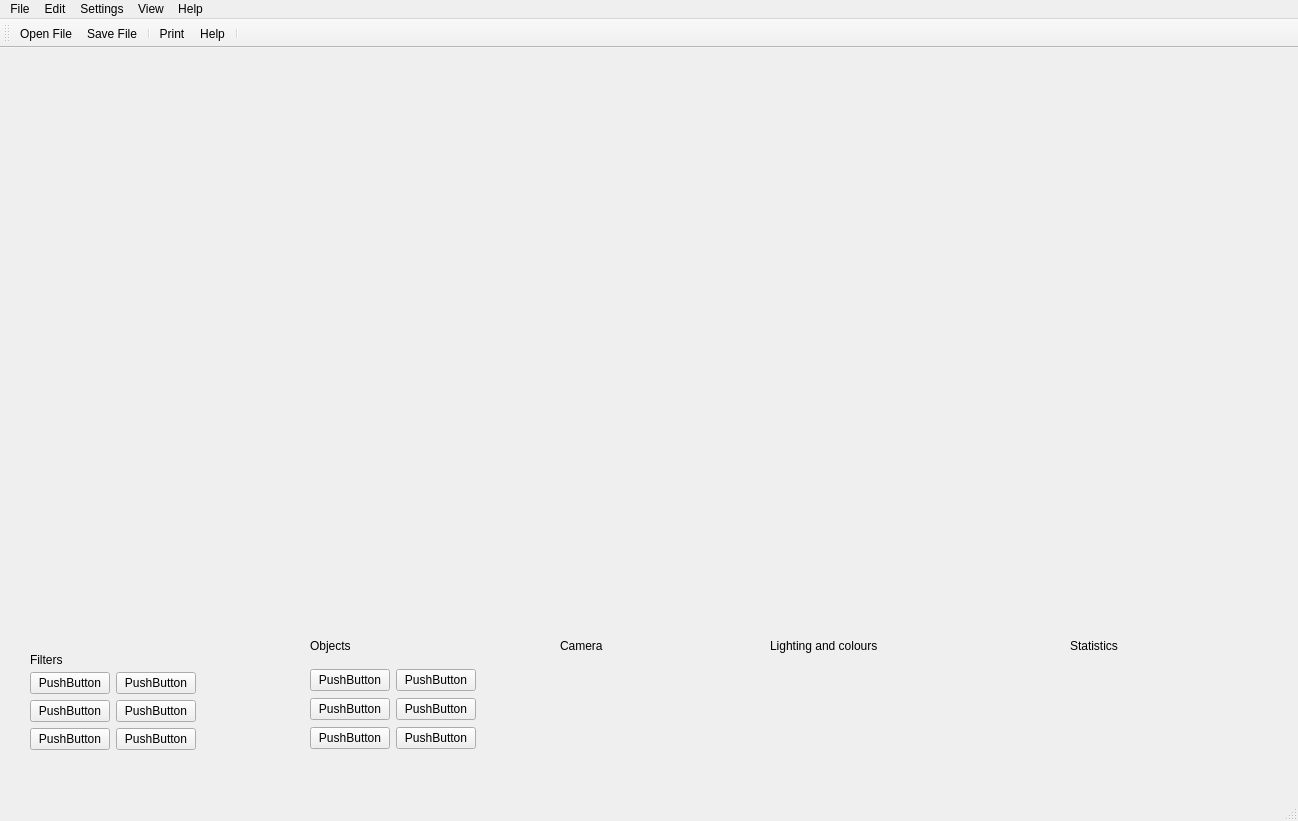
<?xml version="1.0" encoding="UTF-8"?>
<ui version="4.0">
 <class>MainWindow</class>
 <widget class="QMainWindow" name="MainWindow">
  <property name="geometry">
   <rect>
    <x>0</x>
    <y>0</y>
    <width>1298</width>
    <height>821</height>
   </rect>
  </property>
  <property name="windowTitle">
   <string>MainWindow</string>
  </property>
  <widget class="QWidget" name="centralwidget">
   <widget class="QWidget" name="layoutWidget">
    <property name="geometry">
     <rect>
      <x>20</x>
      <y>10</y>
      <width>1271</width>
      <height>561</height>
     </rect>
    </property>
    <layout class="QVBoxLayout" name="verticalLayout">
     <item>
      <widget class="QVTKOpenGLWidget" name="qvtkWidget" native="true">
       <property name="minimumSize">
        <size>
         <width>600</width>
         <height>400</height>
        </size>
       </property>
      </widget>
     </item>
    </layout>
   </widget>
   <widget class="QWidget" name="layoutWidget_2">
    <property name="geometry">
     <rect>
      <x>310</x>
      <y>620</y>
      <width>218</width>
      <height>85</height>
     </rect>
    </property>
    <layout class="QHBoxLayout" name="horizontalLayout_2">
     <item>
      <layout class="QVBoxLayout" name="verticalLayout_4">
       <item>
        <widget class="QPushButton" name="pushButton_7">
         <property name="text">
          <string>PushButton</string>
         </property>
        </widget>
       </item>
       <item>
        <widget class="QPushButton" name="pushButton_8">
         <property name="text">
          <string>PushButton</string>
         </property>
        </widget>
       </item>
       <item>
        <widget class="QPushButton" name="pushButton_9">
         <property name="text">
          <string>PushButton</string>
         </property>
        </widget>
       </item>
      </layout>
     </item>
     <item>
      <layout class="QVBoxLayout" name="verticalLayout_5">
       <item>
        <widget class="QPushButton" name="pushButton_10">
         <property name="text">
          <string>PushButton</string>
         </property>
        </widget>
       </item>
       <item>
        <widget class="QPushButton" name="pushButton_11">
         <property name="text">
          <string>PushButton</string>
         </property>
        </widget>
       </item>
       <item>
        <widget class="QPushButton" name="pushButton_12">
         <property name="text">
          <string>PushButton</string>
         </property>
        </widget>
       </item>
      </layout>
     </item>
     <item>
      <spacer name="horizontalSpacer_2">
       <property name="orientation">
        <enum>Qt::Horizontal</enum>
       </property>
       <property name="sizeHint" stdset="0">
        <size>
         <width>40</width>
         <height>20</height>
        </size>
       </property>
      </spacer>
     </item>
    </layout>
   </widget>
   <widget class="QLabel" name="label_2">
    <property name="geometry">
     <rect>
      <x>310</x>
      <y>590</y>
      <width>59</width>
      <height>15</height>
     </rect>
    </property>
    <property name="text">
     <string>Objects</string>
    </property>
   </widget>
   <widget class="QLabel" name="label_3">
    <property name="geometry">
     <rect>
      <x>560</x>
      <y>590</y>
      <width>59</width>
      <height>15</height>
     </rect>
    </property>
    <property name="text">
     <string>Camera</string>
    </property>
   </widget>
   <widget class="QLabel" name="label_4">
    <property name="geometry">
     <rect>
      <x>770</x>
      <y>590</y>
      <width>141</width>
      <height>16</height>
     </rect>
    </property>
    <property name="text">
     <string>Lighting and colours</string>
    </property>
   </widget>
   <widget class="QLabel" name="label_5">
    <property name="geometry">
     <rect>
      <x>1070</x>
      <y>590</y>
      <width>141</width>
      <height>16</height>
     </rect>
    </property>
    <property name="text">
     <string>Statistics</string>
    </property>
   </widget>
   <widget class="QLabel" name="label">
    <property name="geometry">
     <rect>
      <x>30</x>
      <y>570</y>
      <width>37</width>
      <height>83</height>
     </rect>
    </property>
    <property name="text">
     <string>Filters</string>
    </property>
   </widget>
   <widget class="QWidget" name="">
    <property name="geometry">
     <rect>
      <x>30</x>
      <y>624</y>
      <width>218</width>
      <height>81</height>
     </rect>
    </property>
    <layout class="QHBoxLayout" name="filters">
     <item>
      <layout class="QVBoxLayout" name="verticalLayout_2">
       <item>
        <widget class="QPushButton" name="pushButton">
         <property name="text">
          <string>PushButton</string>
         </property>
        </widget>
       </item>
       <item>
        <widget class="QPushButton" name="pushButton_3">
         <property name="text">
          <string>PushButton</string>
         </property>
        </widget>
       </item>
       <item>
        <widget class="QPushButton" name="pushButton_4">
         <property name="text">
          <string>PushButton</string>
         </property>
        </widget>
       </item>
      </layout>
     </item>
     <item>
      <layout class="QVBoxLayout" name="verticalLayout_3">
       <item>
        <widget class="QPushButton" name="pushButton_2">
         <property name="text">
          <string>PushButton</string>
         </property>
        </widget>
       </item>
       <item>
        <widget class="QPushButton" name="pushButton_5">
         <property name="text">
          <string>PushButton</string>
         </property>
        </widget>
       </item>
       <item>
        <widget class="QPushButton" name="pushButton_6">
         <property name="text">
          <string>PushButton</string>
         </property>
        </widget>
       </item>
      </layout>
     </item>
     <item>
      <spacer name="horizontalSpacer">
       <property name="orientation">
        <enum>Qt::Horizontal</enum>
       </property>
       <property name="sizeHint" stdset="0">
        <size>
         <width>40</width>
         <height>20</height>
        </size>
       </property>
      </spacer>
     </item>
    </layout>
   </widget>
  </widget>
  <widget class="QMenuBar" name="menubar">
   <property name="geometry">
    <rect>
     <x>0</x>
     <y>0</y>
     <width>1298</width>
     <height>20</height>
    </rect>
   </property>
   <widget class="QMenu" name="menuFile">
    <property name="title">
     <string>File</string>
    </property>
    <addaction name="actionOpen"/>
    <addaction name="actionSave"/>
    <addaction name="actionClose_Model"/>
    <addaction name="separator"/>
    <addaction name="actionExport_Screenshot"/>
   </widget>
   <widget class="QMenu" name="menuEdit">
    <property name="title">
     <string>Edit</string>
    </property>
    <addaction name="actionUndo"/>
    <addaction name="actionRedo"/>
    <addaction name="separator"/>
    <addaction name="actionResetFilters"/>
   </widget>
   <widget class="QMenu" name="menuSettings">
    <property name="title">
     <string>Settings</string>
    </property>
   </widget>
   <widget class="QMenu" name="menuHelp">
    <property name="title">
     <string>Help</string>
    </property>
    <addaction name="actionStlTest"/>
    <addaction name="actionModTest"/>
    <addaction name="separator"/>
    <addaction name="actionAbout"/>
    <addaction name="actionLIcense"/>
    <addaction name="actionContact_Us"/>
   </widget>
   <widget class="QMenu" name="menuView">
    <property name="title">
     <string>View</string>
    </property>
   </widget>
   <addaction name="menuFile"/>
   <addaction name="menuEdit"/>
   <addaction name="menuSettings"/>
   <addaction name="menuView"/>
   <addaction name="menuHelp"/>
  </widget>
  <widget class="QStatusBar" name="statusbar"/>
  <widget class="QToolBar" name="toolBar">
   <property name="windowTitle">
    <string>toolBar</string>
   </property>
   <attribute name="toolBarArea">
    <enum>TopToolBarArea</enum>
   </attribute>
   <attribute name="toolBarBreak">
    <bool>false</bool>
   </attribute>
   <addaction name="actionOpen"/>
   <addaction name="actionSave"/>
   <addaction name="separator"/>
   <addaction name="actionPrint"/>
   <addaction name="actionHelp"/>
   <addaction name="separator"/>
  </widget>
  <action name="actionOpen">
   <property name="checkable">
    <bool>false</bool>
   </property>
   <property name="icon">
    <iconset>
     <normaloff>icons/fileopen.png</normaloff>icons/fileopen.png</iconset>
   </property>
   <property name="text">
    <string>Open File</string>
   </property>
   <property name="shortcut">
    <string>Ctrl+O</string>
   </property>
  </action>
  <action name="actionSave">
   <property name="icon">
    <iconset>
     <normaloff>icons/filesave.png</normaloff>icons/filesave.png</iconset>
   </property>
   <property name="text">
    <string>Save File</string>
   </property>
   <property name="shortcut">
    <string>Ctrl+S</string>
   </property>
  </action>
  <action name="actionHelp">
   <property name="icon">
    <iconset>
     <normaloff>icons/help.png</normaloff>icons/help.png</iconset>
   </property>
   <property name="text">
    <string>Help</string>
   </property>
  </action>
  <action name="actionPrint">
   <property name="icon">
    <iconset>
     <normaloff>icons/print.png</normaloff>icons/print.png</iconset>
   </property>
   <property name="text">
    <string>Print</string>
   </property>
   <property name="shortcut">
    <string>Ctrl+P</string>
   </property>
  </action>
  <action name="actionExport_Screenshot">
   <property name="text">
    <string>Export Screenshot</string>
   </property>
  </action>
  <action name="actionAbout">
   <property name="text">
    <string>About</string>
   </property>
  </action>
  <action name="actionLIcense">
   <property name="text">
    <string>License</string>
   </property>
  </action>
  <action name="actionUndo">
   <property name="text">
    <string>Undo</string>
   </property>
  </action>
  <action name="actionRedo">
   <property name="text">
    <string>Redo</string>
   </property>
  </action>
  <action name="actionResetFilters">
   <property name="text">
    <string>Reset Filters</string>
   </property>
  </action>
  <action name="actionStlTest">
   <property name="text">
    <string>Load test STL model</string>
   </property>
  </action>
  <action name="actionModTest">
   <property name="text">
    <string>Load test proprietary model</string>
   </property>
  </action>
  <action name="actionContact_Us">
   <property name="text">
    <string>Contact Us</string>
   </property>
  </action>
  <action name="actionClose_Model">
   <property name="text">
    <string>Close Model</string>
   </property>
  </action>
 </widget>
 <customwidgets>
  <customwidget>
   <class>QVTKOpenGLWidget</class>
   <extends>QWidget</extends>
   <header>QVTKOpenGLWidget.h</header>
  </customwidget>
 </customwidgets>
 <resources/>
 <connections/>
</ui>
